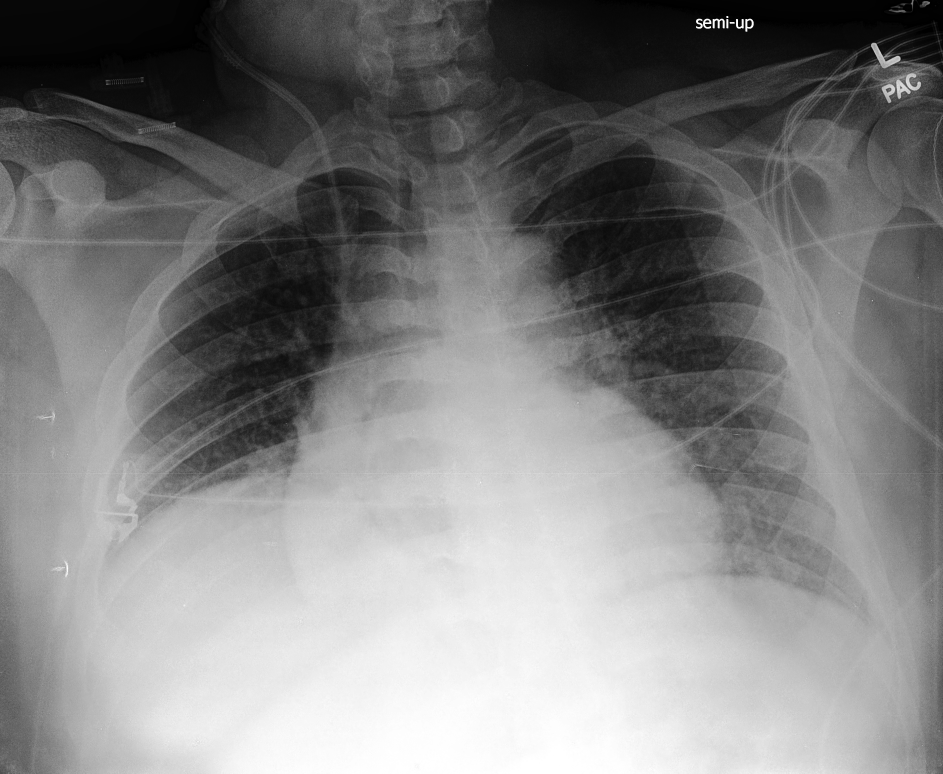
#> input picture train/pid01310/study1/view1_frontal.jpg, 2828 x 2320 px (shown at 1/3 size)
$ python -i analysis_functions.py   (imports and definitions only)   (older library calls are emulated)
#> lines starting #> are read from the running program, lines starting #| are printed output that depends on the picture
#> further down, picture is the input picture: shape (2320, 2828, 3); min 0, max 255, mean 129.3
# analysis_functions.py
#
# modules: scikit-learn, cv2 (OpenCV), NumPy, math, matplotlib
#
#
# lines are defined as a tuple, (top, bottom, point), where top/bottom = slope

import numpy as np
from sklearn.cluster import KMeans
from sklearn.linear_model import LinearRegression
from matplotlib import pyplot as plt
import cv2
import math


def canny(img, lower=100, upper=200, ap=5):
    im_canny = cv2.Canny(img, lower, upper, apertureSize=ap)
    return im_canny

# [41 lines left out: functions show, display_image, compare, im_to_array, arr_to_grayscale, not called in this run]

def sobel(im):
    a = np.uint8(im)
    ksize = 3
    gX = cv2.Sobel(a, ddepth=cv2.CV_32F, dx=1, dy=0, ksize=ksize)
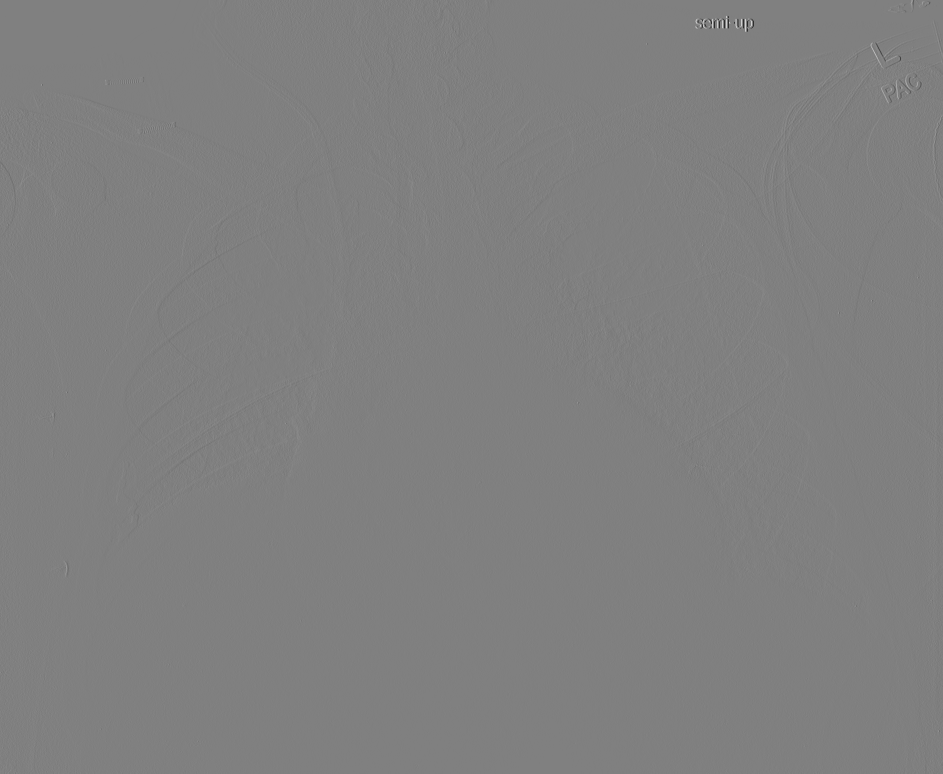
#> gX: shape (2320, 2828, 3) float32 (shown at 1/3 size); min -1014, max 1001, mean -0.1; drawn with min black and max white
    gY = cv2.Sobel(a, ddepth=cv2.CV_32F, dx=0, dy=1, ksize=ksize)
    gX = cv2.convertScaleAbs(gX)
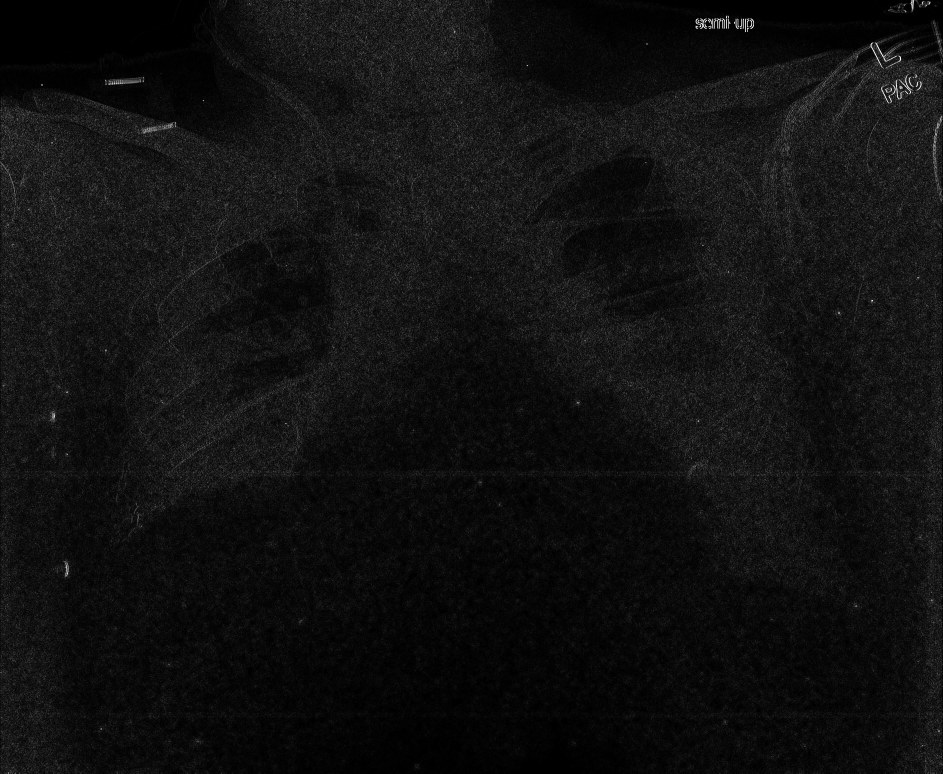
#> gX: shape (2320, 2828, 3) (shown at 1/3 size); min 0, max 255, mean 16.8
    gY = cv2.convertScaleAbs(gY)
    combined = cv2.addWeighted(gX, 0.5, gY, 0.5, 0)
    return combined

# [411 lines left out: functions remove_noise, edge_std, find_intercept, find_endpoints, get_line, draw_line and 14 more, not called in this run]

>>> import cv2
>>> picture = cv2.imread('train/pid01310/study1/view1_frontal.jpg')
>>> result = sobel(picture)
